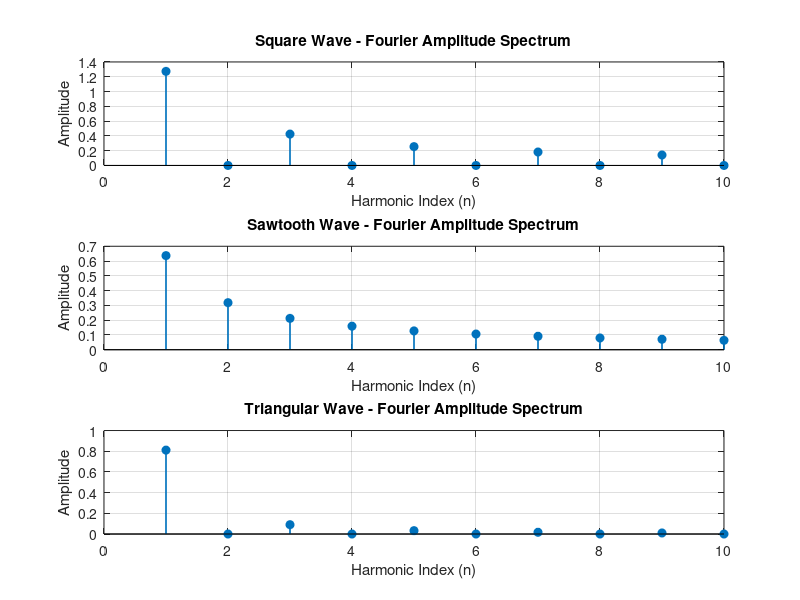

Source code (MATLAB):
%EXP 8_1
clc;
clear all;
close all;

T = 2*pi;
omega = 2*pi/T;
t = linspace(0, 4*pi, 1000);
N = 10;
t_period = linspace(0, T, 1000);

% 2. Re-generate all three waves over the single period [0, T]
sq_wave_period = zeros(size(t_period));
st_wave_period = zeros(size(t_period));
tr_wave_period = zeros(size(t_period));

for n = 1:N
    % Square Wave (Odd harmonics)
    if mod(n, 2) == 1
        sq_wave_period = sq_wave_period + (4 / (n * pi)) * sin(n * omega * t_period);
    end

    % Sawtooth Wave (All harmonics)[cite: 1]
    st_wave_period = st_wave_period + (2 / (n * pi)) * ((-1)^(n+1)) * sin(n * omega * t_period);

    % Triangular Wave (Odd harmonics)[cite: 1]
    if mod(n, 2) == 1
        tr_wave_period = tr_wave_period + (8 / (pi^2)) * ((-1)^((n-1)/2) / (n^2)) * sin(n * omega * t_period);
    end
end

% 3. Initialize amplitude spectrum arrays for each wave
sq_amplitude = zeros(1, N);
st_amplitude = zeros(1, N);
tr_amplitude = zeros(1, N);

% 4. Compute Fourier coefficients and amplitude spectra using trapz
for n = 1:N
    % --- Square Wave Spectrum ---
    a_sq = (2 / T) * trapz(t_period, sq_wave_period .* cos(n * omega * t_period));
    b_sq = (2 / T) * trapz(t_period, sq_wave_period .* sin(n * omega * t_period));
    sq_amplitude(n) = sqrt(a_sq^2 + b_sq^2);

    % --- Sawtooth Wave Spectrum ---
    a_st = (2 / T) * trapz(t_period, st_wave_period .* cos(n * omega * t_period));
    b_st = (2 / T) * trapz(t_period, st_wave_period .* sin(n * omega * t_period));
    st_amplitude(n) = sqrt(a_st^2 + b_st^2);

    % --- Triangular Wave Spectrum ---
    a_tr = (2 / T) * trapz(t_period, tr_wave_period .* cos(n * omega * t_period));
    b_tr = (2 / T) * trapz(t_period, tr_wave_period .* sin(n * omega * t_period));
    tr_amplitude(n) = sqrt(a_tr^2 + b_tr^2);
end

% 5. Plot the Fourier Amplitude Spectra in subplots
figure;

subplot(3, 1, 1);
stem(1:N, sq_amplitude, 'filled', 'LineWidth', 1.2);
title('Square Wave - Fourier Amplitude Spectrum');
xlabel('Harmonic Index (n)');
ylabel('Amplitude');
grid on;

subplot(3, 1, 2);
stem(1:N, st_amplitude, 'filled', 'LineWidth', 1.2);
title('Sawtooth Wave - Fourier Amplitude Spectrum');
xlabel('Harmonic Index (n)');
ylabel('Amplitude');
grid on;

subplot(3, 1, 3);
stem(1:N, tr_amplitude, 'filled', 'LineWidth', 1.2);
title('Triangular Wave - Fourier Amplitude Spectrum');
xlabel('Harmonic Index (n)');
ylabel('Amplitude');
grid on;
